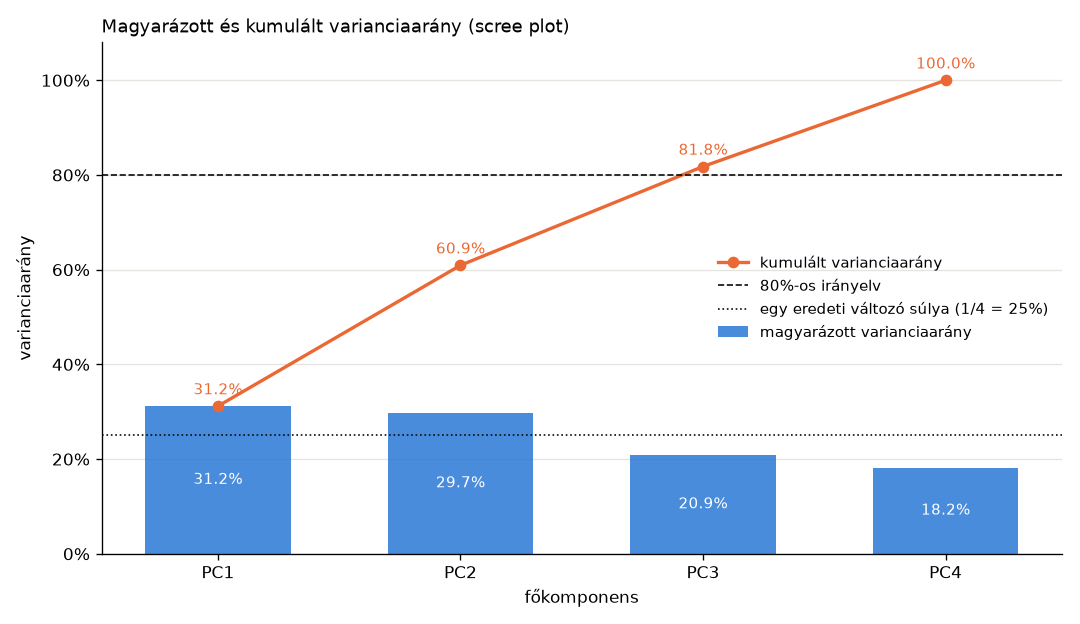

The Python source for this figure:
# -*- coding: utf-8 -*-
"""2. A komponensek számának kiválasztása.

Bemenet: student_performance_imputed.csv

A standardizált négy jellemzőn PCA-t végzünk minden lehetséges
főkomponens megtartásával, kiírjuk a magyarázott és a kumulált
varianciaarányt, ábrázoljuk őket, és eldöntjük, hány komponens kell
legalább 80%-hoz, illetve indokolt-e a kétdimenziós ábrázolás.
"""

import os

import numpy as np
import pandas as pd
import matplotlib.pyplot as plt
from sklearn.decomposition import PCA

from pca_kozos import (MAPPA, JELLEMZOK, SZIN, SZIN2, SZOVEG_SZIN, beolvas, cim,
                       standardizal, ax_formaz)

HATAR = 0.80   # gyakorlati irányelv, nem kötelező szabály


def abra(tabla):
    fig, ax = plt.subplots(figsize=(9, 5.2))
    x = np.arange(1, len(tabla) + 1)
    ax.bar(x, tabla["magyarázott_arány"], color=SZIN, alpha=0.85, width=0.6,
           label="magyarázott varianciaarány")
    ax.plot(x, tabla["kumulált_arány"], color=SZIN2, marker="o", linewidth=2,
            label="kumulált varianciaarány")
    for xi, (egy, kum) in zip(x, tabla[["magyarázott_arány", "kumulált_arány"]].to_numpy()):
        ax.text(xi, egy / 2, "{:.1%}".format(egy), ha="center", va="center", color="white",
                fontsize=9)
        ax.text(xi, kum + 0.025, "{:.1%}".format(kum), ha="center", fontsize=9, color=SZIN2)
    ax.axhline(HATAR, color=SZOVEG_SZIN, linestyle="--", linewidth=1,
               label="80%-os irányelv")
    # Kaiser-kritérium: standardizált adatnál az 1/p arány felel meg az 1-es sajátértéknek
    ax.axhline(1 / len(tabla), color=SZOVEG_SZIN, linestyle=":", linewidth=1,
               label="egy eredeti változó súlya (1/{} = {:.0%})".format(len(tabla), 1 / len(tabla)))
    ax.set_xticks(x)
    ax.set_xticklabels(tabla.index)
    ax.set_ylim(0, 1.08)
    ax.yaxis.set_major_formatter(plt.FuncFormatter(lambda v, _: "{:.0%}".format(v)))
    ax.legend(frameon=False, fontsize=9, loc="center right")
    ax_formaz(ax, "Magyarázott és kumulált varianciaarány (scree plot)", "főkomponens",
              "varianciaarány", racs="y")
    fig.tight_layout()
    fig.savefig(os.path.join(MAPPA, "02_komponensek_szama.png"), dpi=120)


def main():
    pd.set_option("display.width", 130)
    df = beolvas()
    z = standardizal(df, JELLEMZOK)

    cim("PCA az összes főkomponens megtartásával")
    pca = PCA()            # n_components nélkül: annyi komponens, ahány változó
    pca.fit(z)
    tabla = pd.DataFrame({
        "sajátérték": pca.explained_variance_,
        "magyarázott_arány": pca.explained_variance_ratio_,
        "kumulált_arány": np.cumsum(pca.explained_variance_ratio_),
    }, index=["PC{}".format(i + 1) for i in range(pca.n_components_)])
    print(tabla.to_string(formatters={
        "sajátérték": "{:.3f}".format,
        "magyarázott_arány": "{:.2%}".format,
        "kumulált_arány": "{:.2%}".format}))
    print()
    print("A sajátértékek összege {:.3f} ≈ a változók száma ({}), mert standardizált".format(
        tabla["sajátérték"].sum(), len(JELLEMZOK)))
    print("adatnál minden változó 1 egységnyi varianciával járul a teljes varianciához.")
    print("(Az sklearn n−1-gyel osztva becsli a sajátértéket, ezért az összeg kicsit nagyobb {}-nél.)"
          .format(len(JELLEMZOK)))

    cim("Hány komponens szükséges legalább 80% magyarázott varianciához?")
    k = int(np.argmax(tabla["kumulált_arány"].to_numpy() >= HATAR)) + 1
    print("{} komponens: a kumulált arány {:.2%} (az első {} csak {:.2%}).".format(
        k, tabla["kumulált_arány"].iat[k - 1], k - 1, tabla["kumulált_arány"].iat[k - 2]))
    print("Négy változóból ez csak eggyel kevesebb dimenzió, vagyis a dimenziócsökkentés itt")
    print("kevés tömörítést ad.")

    cim("Mekkora információveszteséggel járna két komponens megtartása?")
    ket = tabla["kumulált_arány"].iat[1]
    print("Két komponens a teljes variancia {:.2%}-át őrzi meg, a veszteség {:.2%}".format(ket, 1 - ket))
    print("(PC3: {:.2%}, PC4: {:.2%}).".format(*tabla["magyarázott_arány"].iloc[2:4]))

    cim("Indokolt-e az adatok kétdimenziós reprezentációja?")
    print("- A varianciaarányok egyenletesen csökkennek ({}), nincs jól".format(
        ", ".join("{:.1%}".format(a) for a in tabla["magyarázott_arány"])))
    print("  látható „könyök”: a változók egymással csak gyengén korrelálnak, ezért nincs")
    print("  néhány erős közös dimenzió, minden változó jórészt saját információt hordoz.")
    print("- A Kaiser-kritérium (sajátérték > 1) szerint {} komponens tartható meg.".format(
        int((tabla["sajátérték"] > 1).sum())))
    print("- A 2D ábrázolás SZEMLÉLTETÉSRE elfogadható (egy síkon látható a hallgatók")
    print("  elrendeződése), de a variancia ~{:.0%}-a kimarad, így a 2D ábra alapján levont".format(1 - ket))
    print("  következtetések (pl. csoportok keveredése) óvatosan kezelendők. További")
    print("  elemzéshez (pl. modellezéshez) {} komponens vagy az eredeti változók javasoltak.".format(k))
    print()
    print("Megjegyzés: a 80%-os határ gyakorlati irányelv, nem általánosan kötelező szabály.")

    abra(tabla)
    plt.show()


if __name__ == "__main__":
    main()
